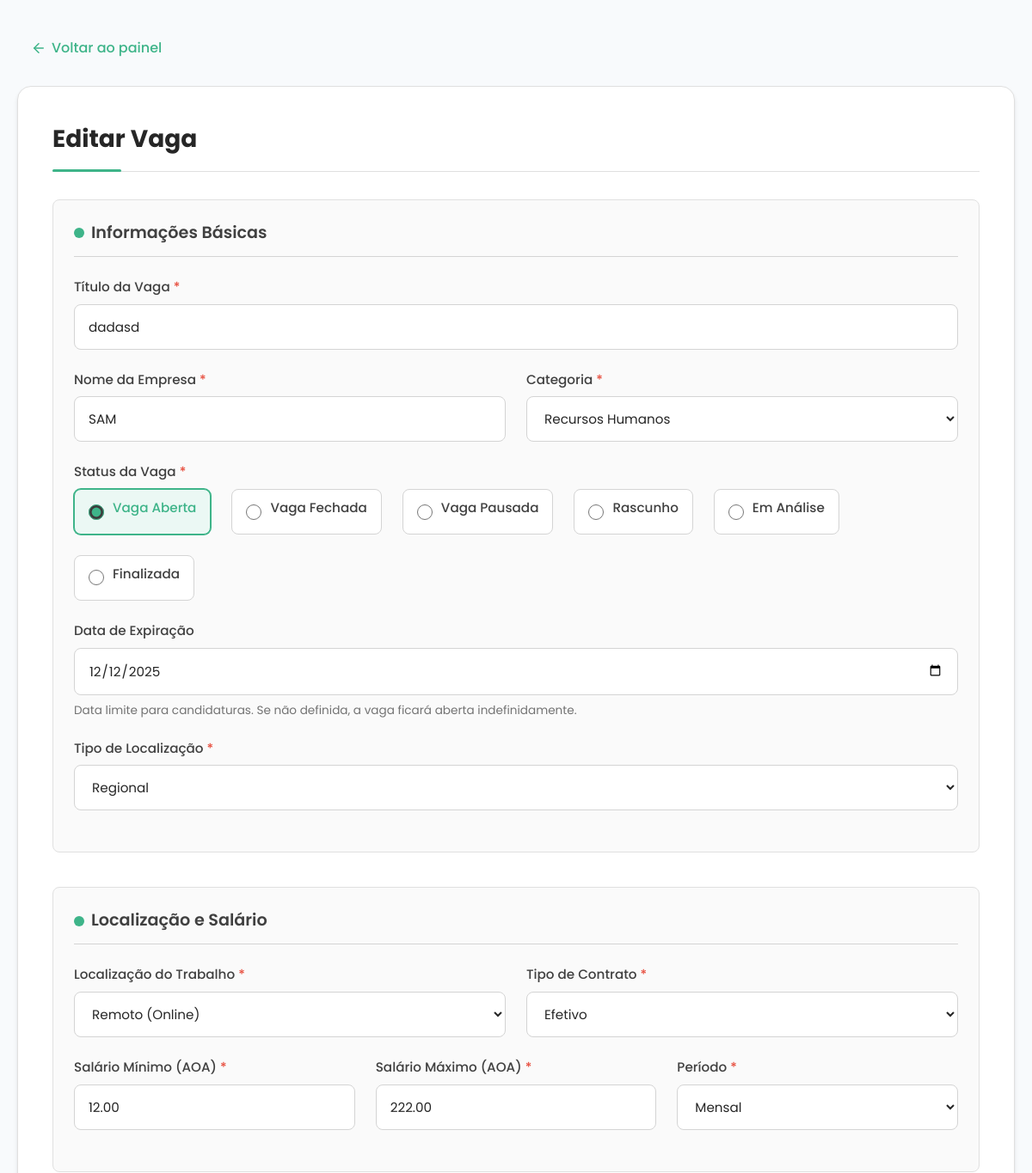
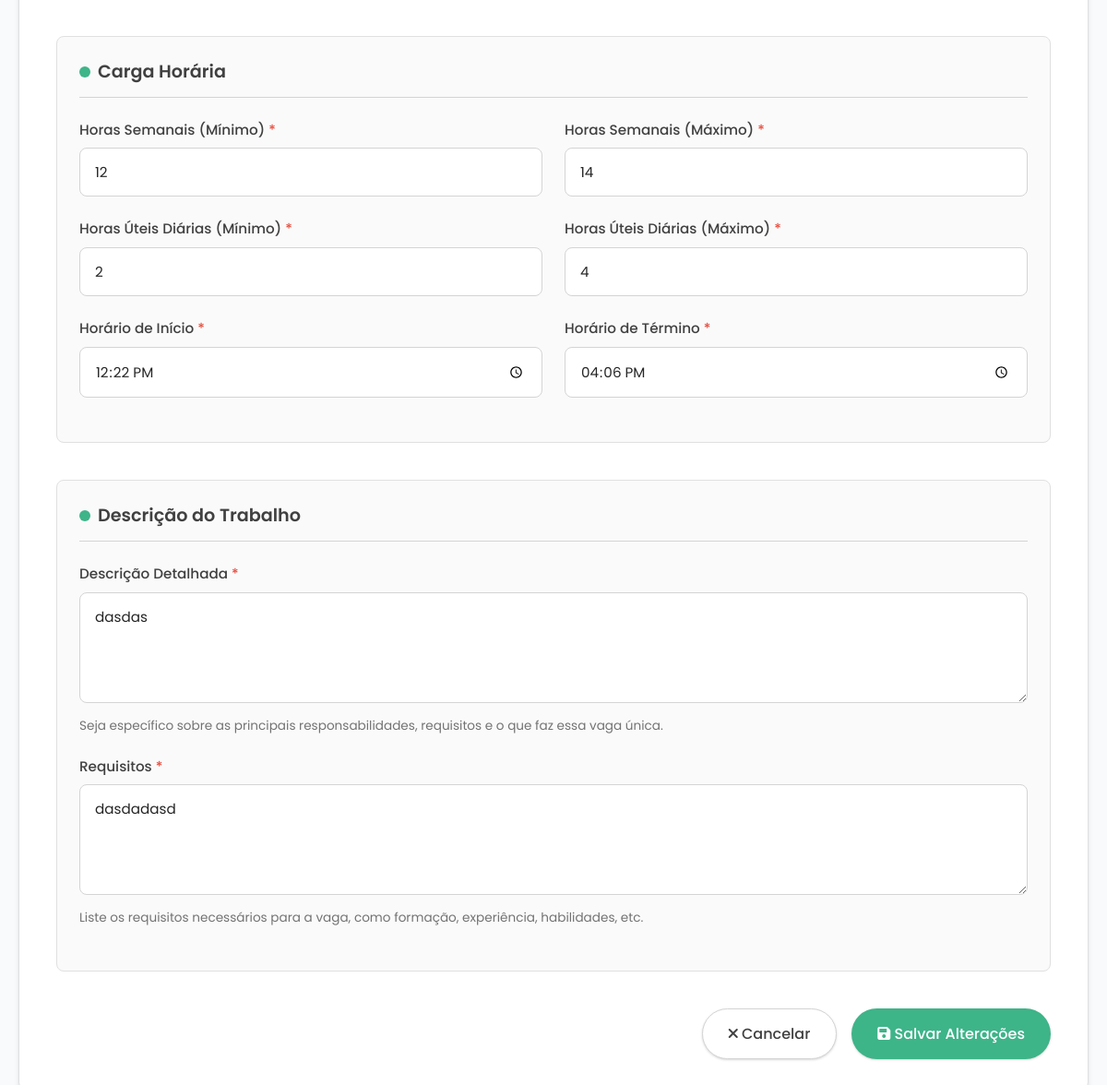
The page /Sam_emprego/editar_vaga.php?id=17 (signed in) on the database its author committed (2 pictures, top to bottom).
### tables this page shows
CREATE TABLE `vagas` (
  `id` int(11) NOT NULL,
  `empresa_id` int(11) NOT NULL,
  `titulo` varchar(255) NOT NULL,
  `descricao` text NOT NULL,
  `requisitos` text DEFAULT NULL,
  `departamento` varchar(100) DEFAULT NULL,
  `localizacao` varchar(255) DEFAULT NULL,
  `tipo_contrato` varchar(50) NOT NULL,
  `salario_min` decimal(10,2) DEFAULT NULL,
  `salario_max` decimal(10,2) DEFAULT NULL,
  `data_publicacao` timestamp NOT NULL DEFAULT current_timestamp(),
  `data_expiracao` date DEFAULT NULL,
  `status` enum('Aberta','Fechada','Pausada','Rascunho','Em análise','Finalizada') DEFAULT 'Aberta',
  `categoria` varchar(100) DEFAULT NULL,
  `localizacao_tipo` varchar(50) DEFAULT NULL,
  `periodo_salario` varchar(20) DEFAULT NULL,
  `metodo_pagamento` varchar(50) DEFAULT NULL,
  `idioma` varchar(50) DEFAULT NULL,
  `fuso_horario` varchar(20) DEFAULT NULL,
  `dias_uteis` varchar(30) DEFAULT NULL,
  `horas_semanais_min` int(11) DEFAULT NULL,
  `horas_semanais_max` int(11) DEFAULT NULL,
  `horas_diarias_min` int(11) DEFAULT NULL,
  `horas_diarias_max` int(11) DEFAULT NULL,
  `hora_inicio` time DEFAULT NULL,
  `hora_fim` time DEFAULT NULL
);

CREATE TABLE `empresas_recrutamento` (
  `id` int(11) NOT NULL,
  `nome` varchar(255) NOT NULL,
  `logo` varchar(255) DEFAULT NULL,
  `email` varchar(255) NOT NULL,
  `senha` varchar(255) NOT NULL,
  `telefone` varchar(20) DEFAULT NULL,
  `endereco` varchar(255) DEFAULT NULL,
  `descricao` text DEFAULT NULL,
  `setor` varchar(100) DEFAULT NULL,
  `tamanho` varchar(50) DEFAULT NULL,
  `website` varchar(255) DEFAULT NULL,
  `data_registro` timestamp NOT NULL DEFAULT current_timestamp(),
  `status` enum('Ativo','Inativo','Pendente') DEFAULT 'Ativo'
);

### Sam_emprego/editar_vaga.php (the view, shortened to what this page needs)
<?php
require_once 'config/database.php';
$vaga_id = $_GET['id'];
try {
    $stmt = $pdo->prepare("SELECT nome FROM empresas_recrutamento WHERE id = ?");
    $stmt->execute([$_SESSION['empresa_id']]);
    $empresa = $stmt->fetch();
    $stmt = $pdo->prepare("SELECT * FROM vagas WHERE id = ? AND empresa_id = ?");
    $stmt->execute([$vaga_id, $_SESSION['empresa_id']]);
    $vaga = $stmt->fetch();
} catch (PDOException $e) {
    $erro = "Erro ao carregar dados: " . $e->getMessage();
}
?>
<!DOCTYPE html>
<html lang="pt">
<head>
    <link rel="stylesheet" href="https://cdnjs.cloudflare.com/ajax/libs/font-awesome/6.0.0/css/all.min.css">
</head>
<body>
    <div class="container">
        <a href="painel_empresa.php" class="back-link">
            <svg xmlns="http://www.w3.org/2000/svg" width="18" height="18" viewBox="0 0 24 24" fill="none" stroke="currentColor" stroke-width="2" stroke-linecap="round" stroke-linejoin="round">
                <line x1="19" y1="12" x2="5" y2="12"></line>
                <polyline points="12 19 5 12 12 5"></polyline>
            </svg>
            Voltar ao painel
        </a>
        <form action="update_job.php" method="post" class="form-container" id="job-form">
            <h1 class="form-title">Editar Vaga</h1>
            <div class="form-section">
                <h2 class="section-title">Informações Básicas</h2>
                <div class="form-group">
                    <label for="job_title" class="required-field">Título da Vaga</label>
                    <input type="text" id="job_title" name="job_title" value="<?php echo htmlspecialchars($vaga['titulo']); ?>" required>
                </div>
                <div class="form-row">
                    <div class="form-column">
                        <label for="company_name" class="required-field">Nome da Empresa</label>
                        <input type="text" id="company_name" name="company_name" value="<?php echo htmlspecialchars($empresa['nome']); ?>" readonly>
                    </div>
                    <div class="form-column">
                        <label for="job_category" class="required-field">Categoria</label>
                        <select id="job_category" name="job_category" required>
                            <option value="Recursos Humanos" <?php echo $vaga['categoria'] === 'Recursos Humanos' ? 'selected' : ''; ?>>Recursos Humanos</option>
                        </select>
                    </div>
                </div>
                <div class="form-group">
                    <label for="job_status" class="required-field">Status da Vaga</label>
                    <div class="status-options">
                        <div class="status-option">
                            <input type="radio" id="status_open" name="job_status" value="Aberta" <?php echo $vaga['status'] === 'Aberta' ? 'checked' : ''; ?>>
                            <label for="status_open">Vaga Aberta</label>
                        </div>
                        <div class="status-option">
                            <input type="radio" id="status_closed" name="job_status" value="Fechada" <?php echo $vaga['status'] === 'Fechada' ? 'checked' : ''; ?>>
                            <label for="status_closed">Vaga Fechada</label>
                        </div>
                        <div class="status-option">
                            <input type="radio" id="status_paused" name="job_status" value="Pausada" <?php echo $vaga['status'] === 'Pausada' ? 'checked' : ''; ?>>
                            <label for="status_paused">Vaga Pausada</label>
                        </div>
                        <div class="status-option">
                            <input type="radio" id="status_draft" name="job_status" value="Rascunho" <?php echo $vaga['status'] === 'Rascunho' ? 'checked' : ''; ?>>
                            <label for="status_draft">Rascunho</label>
                        </div>
                        <div class="status-option">
                            <input type="radio" id="status_analysis" name="job_status" value="Em análise" <?php echo $vaga['status'] === 'Em análise' ? 'checked' : ''; ?>>
                            <label for="status_analysis">Em Análise</label>
                        </div>
                        <div class="status-option">
                            <input type="radio" id="status_finished" name="job_status" value="Finalizada" <?php echo $vaga['status'] === 'Finalizada' ? 'checked' : ''; ?>>
                            <label for="status_finished">Finalizada</label>
                        </div>
                    </div>
                </div>
                <div class="form-group">
                    <label for="expiration_date">Data de Expiração</label>
                    <input type="date" id="expiration_date" name="data_expiracao" value="<?php echo $vaga['data_expiracao']; ?>" min="<?php echo date('Y-m-d'); ?>">
                    <p class="small-text">Data limite para candidaturas. Se não definida, a vaga ficará aberta indefinidamente.</p>
                </div>
                <div class="form-row">
                    <div class="form-column">
                        <label for="location_type" class="required-field">Tipo de Localização</label>
                        <select id="location_type" name="localizacao_tipo" required>
                            <option value="regional" <?php echo $vaga['localizacao_tipo'] === 'regional' ? 'selected' : ''; ?>>Regional</option>
                        </select>
                    </div>
                </div>
            </div>
            <div class="form-section">
                <h2 class="section-title">Localização e Salário</h2>
                <div class="form-row">
                    <div class="form-column">
                        <label for="job_location" class="required-field">Localização do Trabalho</label>
                        <select id="job_location" name="job_location" required>
                            <option value="remoto" <?php echo $vaga['localizacao'] === 'remoto' ? 'selected' : ''; ?>>Remoto (Online)</option>
                        </select>
                    </div>
                    <div class="form-column">
                        <label for="job_type" class="required-field">Tipo de Contrato</label>
                        <select id="job_type" name="job_type" required>
                            <option value="efetivo" <?php echo $vaga['tipo_contrato'] === 'efetivo' ? 'selected' : ''; ?>>Efetivo</option>
                        </select>
                    </div>
                </div>
                <div class="form-row">
                    <div class="form-column">
                        <label for="salary_min" class="required-field">Salário Mínimo (AOA)</label>
                        <input type="number" id="salary_min" name="salary_min" value="<?php echo $vaga['salario_min']; ?>" required>
                    </div>
                    <div class="form-column">
                        <label for="salary_max" class="required-field">Salário Máximo (AOA)</label>
                        <input type="number" id="salary_max" name="salary_max" value="<?php echo $vaga['salario_max']; ?>" required>
                    </div>
                    <div class="form-column">
                        <label for="salary_period" class="required-field">Período</label>
                        <select id="salary_period" name="salary_period" required>
                            <option value="mensal" <?php echo $vaga['periodo_salario'] === 'mensal' ? 'selected' : ''; ?>>Mensal</option>
                        </select>
                    </div>
                </div>
            </div>
            <div class="form-section">
                <h2 class="section-title">Carga Horária</h2>
                <div class="form-row">
                    <div class="form-column">
                        <label for="weekly_hours_min" class="required-field">Horas Semanais (Mínimo)</label>
                        <input type="number" id="weekly_hours_min" name="weekly_hours_min" value="<?php echo $vaga['horas_semanais_min']; ?>" required>
                    </div>
                    <div class="form-column">
                        <label for="weekly_hours_max" class="required-field">Horas Semanais (Máximo)</label>
                        <input type="number" id="weekly_hours_max" name="weekly_hours_max" value="<?php echo $vaga['horas_semanais_max']; ?>" required>
                    </div>
                </div>
                <div class="form-row">
                    <div class="form-column">
                        <label for="daily_hours_min" class="required-field">Horas Úteis Diárias (Mínimo)</label>
                        <input type="number" id="daily_hours_min" name="daily_hours_min" value="<?php echo $vaga['horas_diarias_min']; ?>" required>
                    </div>
                    <div class="form-column">
                        <label for="daily_hours_max" class="required-field">Horas Úteis Diárias (Máximo)</label>
                        <input type="number" id="daily_hours_max" name="daily_hours_max" value="<?php echo $vaga['horas_diarias_max']; ?>" required>
                    </div>
                </div>
                <div class="form-row">
                    <div class="form-column">
                        <label for="work_start_time" class="required-field">Horário de Início</label>
                        <input type="time" id="work_start_time" name="work_start_time" value="<?php echo $vaga['hora_inicio']; ?>" required>
                    </div>
                    <div class="form-column">
                        <label for="work_end_time" class="required-field">Horário de Término</label>
                        <input type="time" id="work_end_time" name="work_end_time" value="<?php echo $vaga['hora_fim']; ?>" required>
                    </div>
                </div>
            </div>
            <div class="form-section">
                <h2 class="section-title">Descrição do Trabalho</h2>
                <div class="form-group">
                    <label for="job_description" class="required-field">Descrição Detalhada</label>
                    <textarea id="job_description" name="job_description" required><?php echo htmlspecialchars($vaga['descricao']); ?></textarea>
                    <p class="small-text">Seja específico sobre as principais responsabilidades, requisitos e o que faz essa vaga única.</p>
                </div>
                <div class="form-group">
                    <label for="job_requirements" class="required-field">Requisitos</label>
                    <textarea id="job_requirements" name="job_requirements" required><?php echo htmlspecialchars($vaga['requisitos']); ?></textarea>
                    <p class="small-text">Liste os requisitos necessários para a vaga, como formação, experiência, habilidades, etc.</p>
                </div>
            </div>
            <div class="button-group">
                <button type="button" class="btn btn-secondary" onclick="window.location.href='painel_empresa.php'">
                    <i class="fas fa-times"></i>
                    Cancelar
                </button>
                <button type="submit" class="btn btn-primary">
                    <i class="fas fa-save"></i>
                    Salvar Alterações
                </button>
            </div>
        </form>
    </div>
</body>
</html>

### rows shown on the page
vagas: job_title "dadasd", job_category "Recursos Humanos", status "☑ Vaga Aberta", status "☐ Vaga Fechada", status "☐ Vaga Pausada", status "☐ Rascunho", status "☐ Em Análise", status "☐ Finalizada", data_expiracao "12/12/2025", localizacao_tipo "Regional", job_location "Remoto (Online)", job_type "Efetivo", salary_min "12.00", salary_max "222.00", salary_period "Mensal", weekly_hours_min "12", weekly_hours_max "14", daily_hours_min "2", daily_hours_max "4", work_start_time "12:22:00", work_end_time "16:06:00", job_description "dasdas", job_requirements "dasdadasd"
empresas_recrutamento: company_name "SAM"
